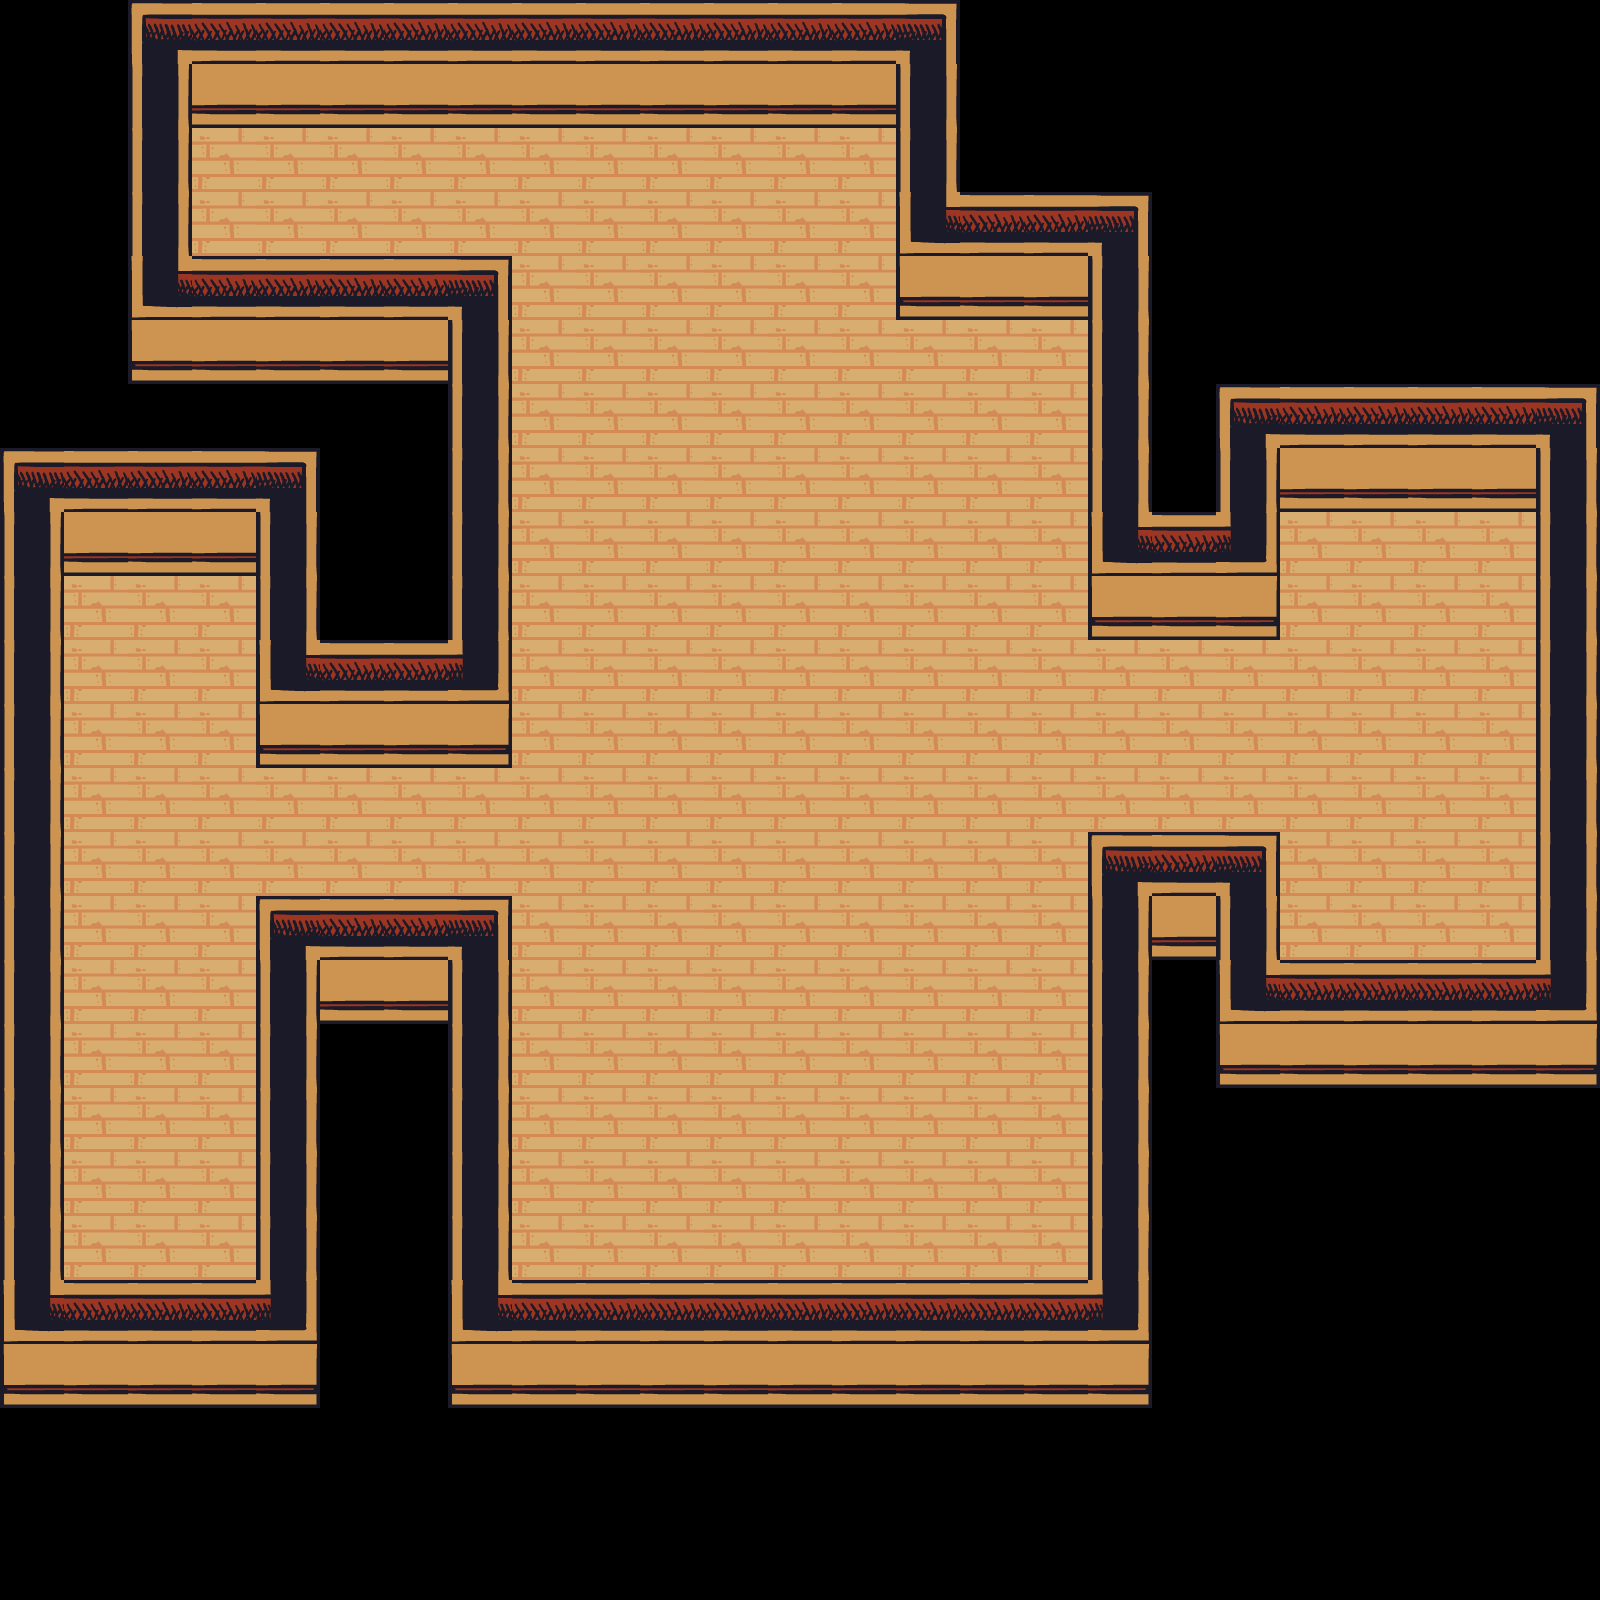

This game map was drawn from its Tiled (.tmx) file and the tilesets committed beside it. A one-line description and the trimmed map source follow:
An orthogonal 25x25 tile map with 64x64 px tiles, 3 tile layers (floor_layer, wall_layer, ceiling_layer) and 10 objects (2x fridge, bed, chair, tv, radio, ...).

<map version="1.0" orientation="orthogonal" width="25" height="25" tilewidth="64" tileheight="64">
 <tileset firstgid="1" name="tileset" tilewidth="64" tileheight="64">
  <image source="tileset.png" width="1536" height="64" />
  <tile id="1">
   <properties>
    <property name="" value="" />
   </properties>
  </tile>
  <tile id="2">
   <properties>
    <property name="" value="" />
   </properties>
  </tile>
  <tile id="19">
   <properties>
    <property name="blocked" value="true" />
   </properties>
  </tile>
  <tile id="20">
   <properties>
    <property name="blocked" value="true" />
   </properties>
  </tile>
  <tile id="21">
   <properties>
    <property name="blocked" value="true" />
   </properties>
  </tile>
  <tile id="22">
   <properties>
    <property name="blocked" value="true" />
   </properties>
  </tile>
 </tileset>
 <layer name="floor_layer" width="25" height="25">
  <data>[625 cells, 284 non-empty, 1 distinct tile ids]</data>
 </layer>
 <layer name="wall_layer" width="25" height="25">
  <data>[625 cells, 152 non-empty, 3 distinct tile ids]</data>
 </layer>
 <layer name="ceiling_layer" width="25" height="25">
  <data>[625 cells, 124 non-empty, 6 distinct tile ids]</data>
 </layer>
 <objectgroup name="player_start" width="25" height="25" visible="0">
  <object x="960" y="1152" width="64" height="64" />
 </objectgroup>
 <objectgroup name="tenant_spots" width="25" height="25" visible="0">
  <object name="bed" x="1280" y="512" width="64" height="64" />
  <object name="chair" x="128" y="1152" width="64" height="64" />
  <object name="fridge" x="320" y="128" width="64" height="64" />
 </objectgroup>
 <objectgroup name="interactable_objects" width="25" height="25">
  <object name="tv" x="702" y="128" width="64" height="64" />
  <object name="radio" x="120" y="646" width="64" height="64" />
  <object name="fridge" x="1346" y="830" width="64" height="64" />
  <object name="bin" x="514" y="970" width="64" height="64" />
 </objectgroup>
 <objectgroup name="tenant_startingpoints" width="25" height="25" visible="0">
  <object name="guy" x="768" y="128" width="64" height="64" />
  <object name="lad" x="1344" y="704" width="64" height="64" />
 </objectgroup>
</map>